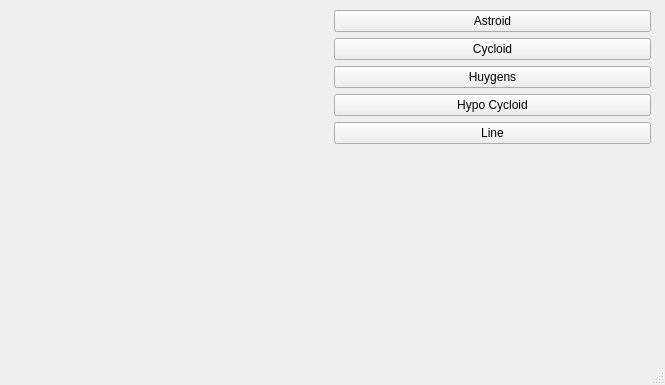
<?xml version="1.0" encoding="UTF-8"?>
<ui version="4.0">
 <class>MainWindow</class>
 <widget class="QMainWindow" name="MainWindow">
  <property name="geometry">
   <rect>
    <x>0</x>
    <y>0</y>
    <width>665</width>
    <height>385</height>
   </rect>
  </property>
  <property name="windowTitle">
   <string>MainWindow</string>
  </property>
  <widget class="QWidget" name="centralwidget">
   <widget class="QWidget" name="">
    <property name="geometry">
     <rect>
      <x>10</x>
      <y>10</y>
      <width>641</width>
      <height>341</height>
     </rect>
    </property>
    <layout class="QHBoxLayout" name="horizontalLayout">
     <item>
      <widget class="RenderArea" name="renderArea" native="true"/>
     </item>
     <item>
      <layout class="QVBoxLayout" name="verticalLayout">
       <item>
        <widget class="QPushButton" name="btnAstroid">
         <property name="text">
          <string>Astroid</string>
         </property>
        </widget>
       </item>
       <item>
        <widget class="QPushButton" name="btnCycloid">
         <property name="text">
          <string>Cycloid</string>
         </property>
        </widget>
       </item>
       <item>
        <widget class="QPushButton" name="btnHuygens">
         <property name="text">
          <string>Huygens</string>
         </property>
        </widget>
       </item>
       <item>
        <widget class="QPushButton" name="btnHypo">
         <property name="text">
          <string>Hypo Cycloid</string>
         </property>
        </widget>
       </item>
       <item>
        <widget class="QPushButton" name="btnLine">
         <property name="text">
          <string>Line</string>
         </property>
        </widget>
       </item>
       <item>
        <spacer name="verticalSpacer">
         <property name="orientation">
          <enum>Qt::Vertical</enum>
         </property>
         <property name="sizeHint" stdset="0">
          <size>
           <width>20</width>
           <height>40</height>
          </size>
         </property>
        </spacer>
       </item>
      </layout>
     </item>
    </layout>
   </widget>
  </widget>
  <widget class="QStatusBar" name="statusbar"/>
 </widget>
 <customwidgets>
  <customwidget>
   <class>RenderArea</class>
   <extends>QWidget</extends>
   <header>renderarea.h</header>
   <container>1</container>
  </customwidget>
 </customwidgets>
 <resources/>
 <connections/>
</ui>
